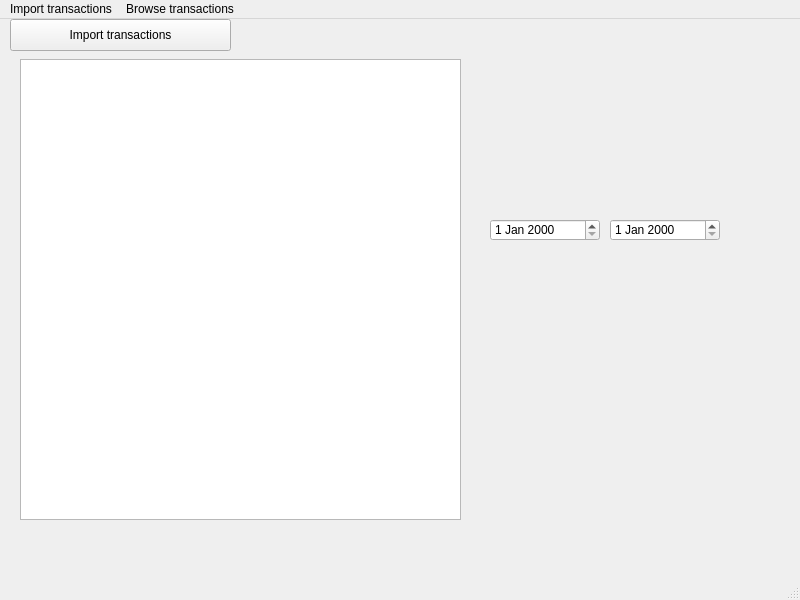
<?xml version="1.0" encoding="UTF-8"?>
<ui version="4.0">
 <class>MainWindow</class>
 <widget class="QMainWindow" name="MainWindow">
  <property name="geometry">
   <rect>
    <x>0</x>
    <y>0</y>
    <width>800</width>
    <height>600</height>
   </rect>
  </property>
  <property name="windowTitle">
   <string>MainWindow</string>
  </property>
  <widget class="QWidget" name="centralwidget">
   <widget class="QPushButton" name="pushButton">
    <property name="geometry">
     <rect>
      <x>10</x>
      <y>0</y>
      <width>221</width>
      <height>32</height>
     </rect>
    </property>
    <property name="text">
     <string>Import transactions</string>
    </property>
   </widget>
   <widget class="QGraphicsView" name="graphicsView">
    <property name="geometry">
     <rect>
      <x>20</x>
      <y>40</y>
      <width>441</width>
      <height>461</height>
     </rect>
    </property>
   </widget>
   <widget class="QDateEdit" name="dateFrom">
    <property name="geometry">
     <rect>
      <x>490</x>
      <y>200</y>
      <width>110</width>
      <height>22</height>
     </rect>
    </property>
   </widget>
   <widget class="QDateEdit" name="dateUntil">
    <property name="geometry">
     <rect>
      <x>610</x>
      <y>200</y>
      <width>110</width>
      <height>22</height>
     </rect>
    </property>
   </widget>
  </widget>
  <widget class="QStatusBar" name="statusbar"/>
  <widget class="QMenuBar" name="menubar">
   <property name="geometry">
    <rect>
     <x>0</x>
     <y>0</y>
     <width>800</width>
     <height>22</height>
    </rect>
   </property>
   <widget class="QMenu" name="menuImport_transactions">
    <property name="title">
     <string>Import transactions</string>
    </property>
   </widget>
   <widget class="QMenu" name="menuBrowse_transactions">
    <property name="title">
     <string>Browse transactions</string>
    </property>
   </widget>
   <addaction name="menuImport_transactions"/>
   <addaction name="menuBrowse_transactions"/>
  </widget>
 </widget>
 <resources/>
 <connections/>
</ui>
